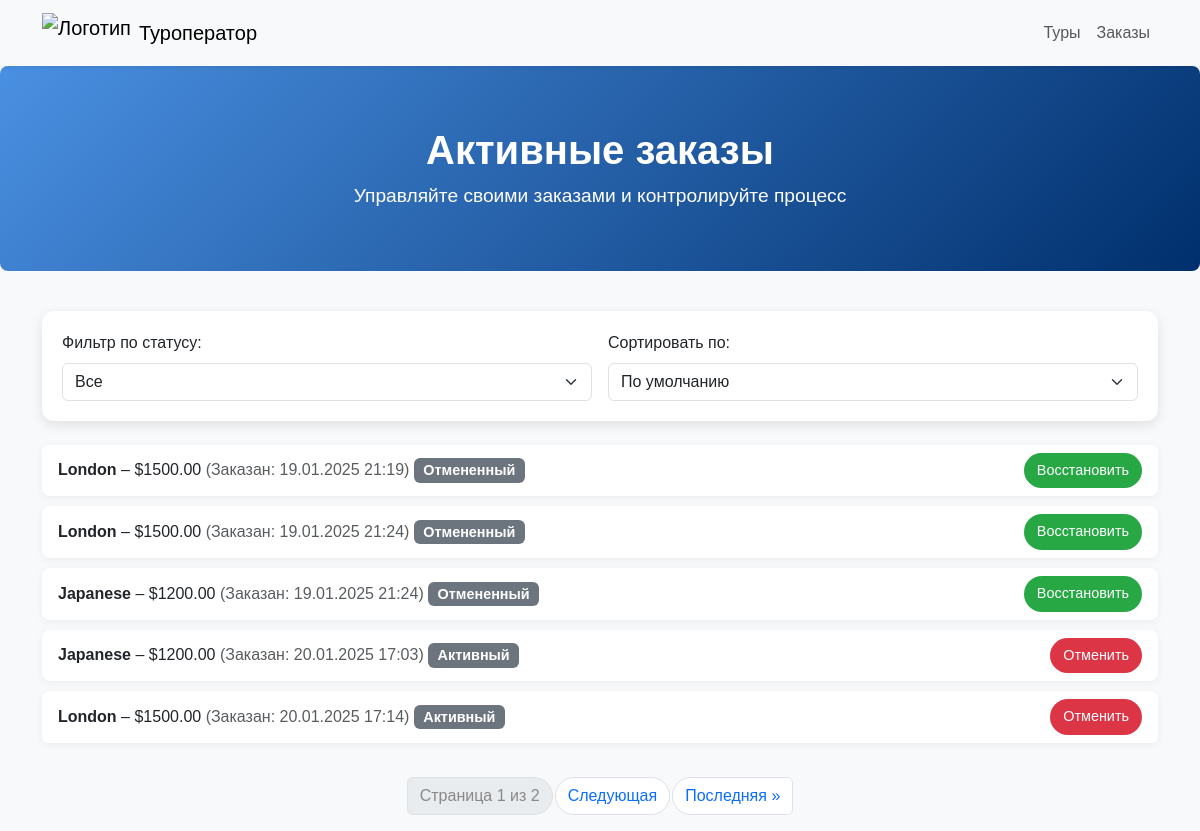
/orders/, run on an earlier commit of the app's database.
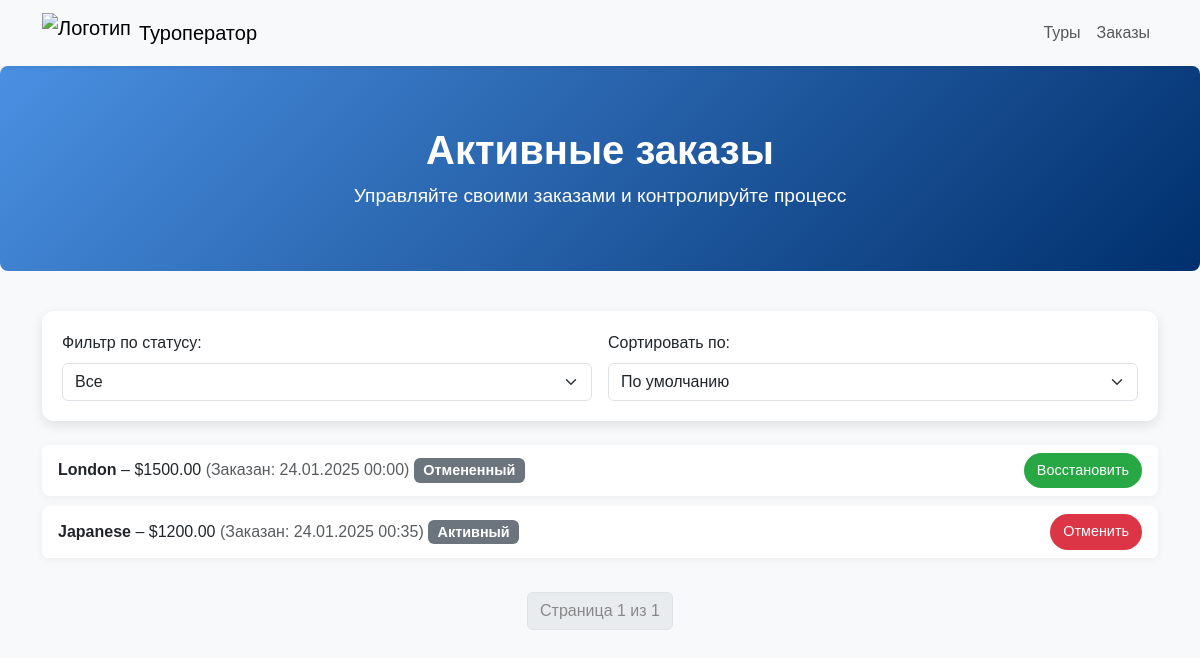
And on a later commit of the database.
### tours/models.py (models this page shows, shortened)
class Order(models.Model):
    user = models.ForeignKey(User, on_delete=models.CASCADE)
    tour = models.ForeignKey(Tour, on_delete=models.CASCADE)
    order_date = models.DateTimeField(auto_now_add=True)
    status = models.CharField(
        max_length=10,
        choices=[
            ('active', 'Активный'),
            ('completed', 'Завершенный'),
            ('canceled', 'Отмененный'),
        ],
        default='active',
    )

class Tour(models.Model):
    name = models.CharField(max_length=100)
    description = models.TextField()
    price = models.DecimalField(max_digits=10, decimal_places=2)
    start_date = models.DateField()
    end_date = models.DateField()
    image = models.ImageField(upload_to='tour_images/', blank=True, null=True)
    gif = models.ImageField(upload_to='tours_gifs/', blank=True, null=True)
    latitude = models.FloatField(blank=True, null=True)
    longitude = models.FloatField(blank=True, null=True)

### tours/views.py (the view, shortened to what this page needs)
# urls.py: path("orders/", views.order_list, name="order_list"),
def order_list(request):
    status = request.GET.get("status")
    sort_by = request.GET.get("sort")
    orders = Order.objects.all()
    if status:
        orders = orders.filter(status=status)
    paginator = Paginator(orders, 5)
    page_number = request.GET.get("page")
    page_obj = paginator.get_page(page_number)
    return render(request, "order_list.html", {"page_obj": page_obj})

### tours/templates/order_list.html (shortened to what the changed rows need)
{% load static %}
<!DOCTYPE html>
<html lang="ru">
<head>
    <link rel="stylesheet" href="https://cdn.jsdelivr.net/npm/bootstrap@5.3.0/dist/css/bootstrap.min.css">
</head>
<body>
    <div class="hero">
        <h1>Активные заказы</h1>
    </div>
    <div class="container">
        <ul class="list-group mb-4">
            {% for order in page_obj %}
            <li class="list-group-item d-flex justify-content-between align-items-center">
                <div>
                    <strong>{{ order.tour.name }}</strong> – ${{ order.tour.price }}
                    <span class="text-muted">(Заказан: {{ order.order_date|date:"d.m.Y H:i" }})</span>
                    <span class="badge bg-secondary">{{ order.get_status_display }}</span>
                </div>
                <div>
                    {% if order.status == "active" %}
                    <form method="post" action="{% url 'cancel_order' order.id %}" class="d-inline">
                        <button type="submit" class="btn btn-custom btn-custom-danger btn-sm">
                             Отменить
                        </button>
                    </form>
                    {% elif order.status == "canceled" %}
                    <form method="post" action="{% url 'restore_order' order.id %}" class="d-inline">
                        <button type="submit" class="btn btn-custom btn-custom-success btn-sm">
                             Восстановить
                        </button>
                    </form>
                    {% endif %}
                </div>
            </li>
            {% empty %}
            <li class="list-group-item">
            </li>
            {% endfor %}
        </ul>
        <nav>
            <ul class="pagination justify-content-center">
                <li class="page-item disabled">
                    <span class="page-link">
                        Страница {{ page_obj.number }} из {{ page_obj.paginator.num_pages }}
                    </span>
                </li>
                {% if page_obj.has_next %}
                <li class="page-item">
                    <a class="page-link" href="?page={{ page_obj.next_page_number }}{% if request.GET.status %}&status={{ request.GET.status }}{% endif %}{% if request.GET.sort %}&sort={{ request.GET.sort }}{% endif %}">Следующая</a>
                </li>
                <li class="page-item">
                    <a class="page-link" href="?page={{ page_obj.paginator.num_pages }}{% if request.GET.status %}&status={{ request.GET.status }}{% endif %}{% if request.GET.sort %}&sort={{ request.GET.sort }}{% endif %}">
                        Последняя &raquo;
                    </a>
                </li>
                {% endif %}
            </ul>
        </nav>
    </div>
</body>
</html>

What changed in the data, as far as the page shows it:
removed Order: tour.name "London", tour.price "1500.00", order_date "19.01.2025 21:19", status "Отмененный", shows "Восстановить"
removed Order: tour.name "London", tour.price "1500.00", order_date "19.01.2025 21:24", status "Отмененный", shows "Восстановить"
removed Order: tour.name "Japanese", tour.price "1200.00", order_date "19.01.2025 21:24", status "Отмененный", shows "Восстановить"
removed Order: tour.name "Japanese", tour.price "1200.00", order_date "20.01.2025 17:03", status "Активный", shows "Отменить"
removed Order: tour.name "London", tour.price "1500.00", order_date "20.01.2025 17:14", status "Активный", shows "Отменить"
added Order: tour.name "London", tour.price "1500.00", order_date "24.01.2025 00:00", status "Отмененный", shows "Восстановить"
added Order: tour.name "Japanese", tour.price "1200.00", order_date "24.01.2025 00:35", status "Активный", shows "Отменить"
Also different on the page:
{{ page_obj.paginator.num_pages }}: "2" → "1"
text no longer shown: "Следующая Последняя »"
